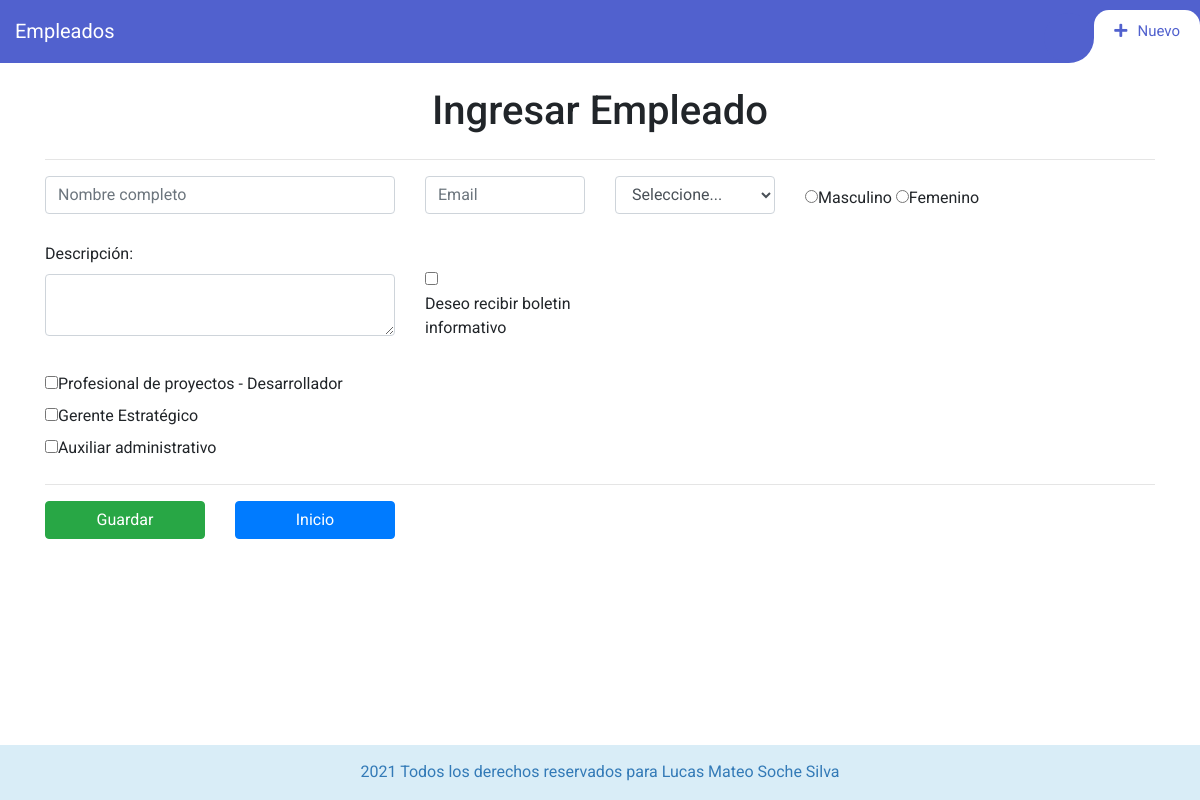
Screenshot of /?p=nuevo with the database file from the repository.
### tables this page shows
CREATE TABLE `roles` (
  `id` int(11) NOT NULL,
  `nombre` varchar(255) NOT NULL
);

### Controllers/Cprincipal.php (called while the page is built, shortened)
<?php
require_once('Models/Mprincipal.php');
	class Main{
		public function __construct(){
			$this->model=new Modelo();
		}
		public function nuevo(){
			require_once('Views/nuevo.php');
		}
	}
?>

### includes/config.php (called while the page is built)
<?php
class conexion{
	public static function conectar(){
			$db = new PDO("mysql:host=localhost;dbname=empleado;charset=utf8","root","");
			$db->setAttribute(PDO::ATTR_ERRMODE, PDO::ERRMODE_EXCEPTION);
			return $db;
	}
}
?>

### Models/Mprincipal.php (called while the page is built, shortened)
<?php
	class Modelo{
		public $CNX;
		public function __construct(){
			$this->CNX=conexion::conectar();
		}
		public function Roles(){
			try {
				$sql="SELECT * FROM roles";
				$stmt=$this->CNX->query($sql);
				$stmt->execute();
				return $stmt->FETCHALL(PDO::FETCH_OBJ);
			} catch (Exception $e) {
				die($e->getMessage());
			}
		}
	}
?>

### Views/nuevo.php (the view, shortened to what this page needs)
<?php include('header.php'); ?>
<div class="container">
	<section class="row">
		<section class="col-md-12">
			<center>
				<h1>Ingresar Empleado</h1>
			</center>
		</section>
	</section>
	<hr>
	<form id="formulario" method="post" action="?p=guardar">
	<section class="row">
		<section class="col-md-4">
			<input type="text" name="Nom" id="Nom" id="letras" placeholder="Nombre completo" class="form-control" required>
		</section>
		<section class="col-md-2">
			<input type="email" name="Ema" id="Ema" placeholder="Email" class="form-control" required>
		</section>
		<section class="col-md-2">
				<select name="Are" id="Are" class="form-control" required>
					<option value="" style="display: none">Seleccione...</option>
				</select>
		</section>
		<section class="col-md-4">
			<div style="margin-top: 10px;" class="group-check2">
				<input type="radio" name="Sex" id="Sex1" value="M" required><label for="Sex1">Masculino</label>
				<input type="radio" name="Sex" id="Sex2" value="F" required><label for="Sex2">Femenino</label>
			</div>
		</section>
	</section>
	<br>
	<section class="row">
		<section class="col-md-4">
			<label>Descripción:</label>
			<textarea name="Des" id="Des" class="form-control"></textarea>
		</section>
		<section class="col-md-2">
			<input type="checkbox" name="Bol" id="Bol" value="1" style="margin-top: 30px"><label for="Bol">Deseo recibir boletin informativo</label>
		</section>
	</section>
	<br>
	<?php foreach ($this->model->roles() as $row): ?>
			<section class="row">
				<section class="col-md-4">
					<div class="group-check1">
						<input type="checkbox" name="Rol[]" id="Rol<?php echo $row->id; ?>" value="<?php echo $row->id; ?>"><label for="Rol<?php echo $row->id; ?>"><?php echo $row->nombre; ?></label>
					</div>
				</section>
			</section>
		<?php endforeach; ?>
		<hr>
		<section class="row">
			<section class="col-md-2">
				<button type="button" onclick="enviar_formulario()" class="btn btn-success" style="width: 100%">Guardar</button>
			</section>
			<section class="col-md-2">
				<button type="button" class="btn btn-primary" style="width: 100%" onclick="window.location.href='index.php'">Inicio</button>
			</section>
		</section>
	</form>
</div>
</body>
<?php include('footer.php'); ?>
</html>

### assets/css/index.css (style rules this page uses)
body { font-family: 'Roboto', sans-serif; }
* { margin: 0; padding: 0; }

### rows the page displays
roles: nombre "Profesional de proyectos - Desarrollador"
roles: nombre "Gerente Estratégico"
roles: nombre "Auxiliar administrativo"
